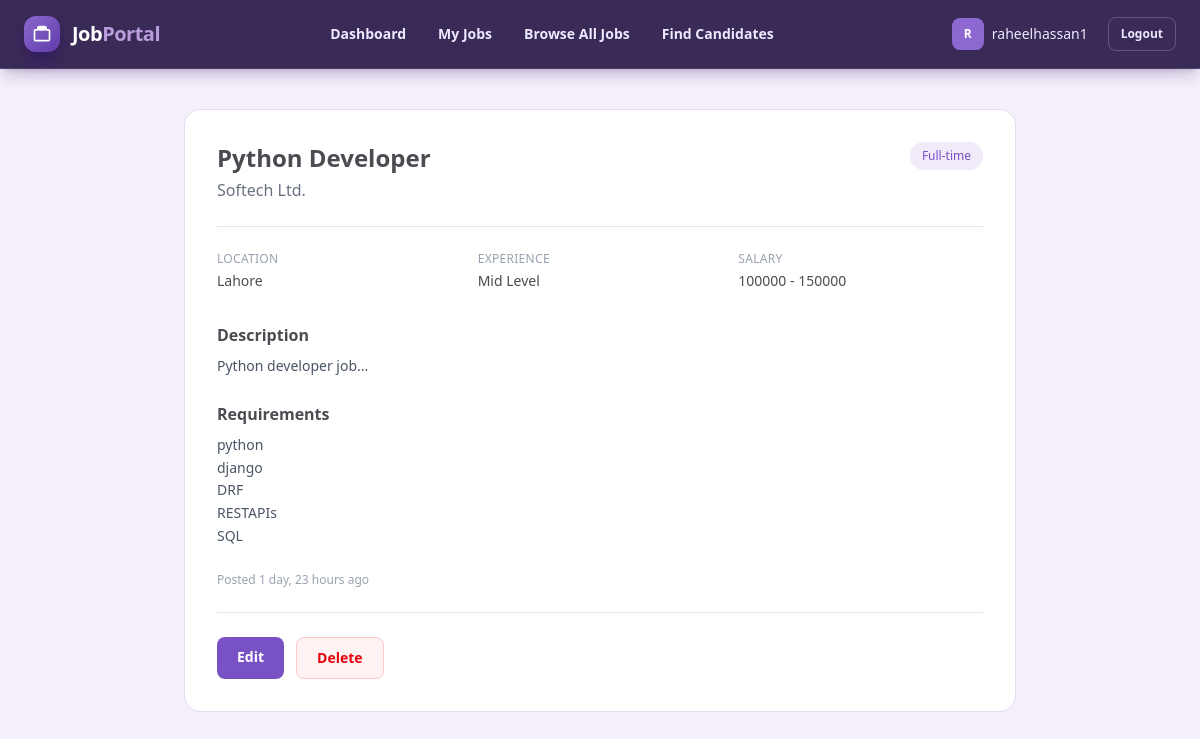
The page /jobs/1/ (signed in) on the database its author committed.
### accounts/models.py (models this page shows)
class User(AbstractUser):
    class Role(models.TextChoices):
        CANDIDATE = "candidate", "Candidate"
        COMPANY = "company", "Company"
    email = models.EmailField(unique=True)
    role = models.CharField(
        max_length=20,
        choices=Role.choices,
        blank = True
    )
    REQUIRED_FIELDS = ["email"]

### jobs/models.py (models this page shows, shortened)
class Job(models.Model):
    class JobType(models.TextChoices):
        FULL_TIME = "full_time", "Full-time"
        PART_TIME = "part_time", "Part-time"
        CONTRACT = "contract", "Contract"
        REMOTE = "remote", "Remote"
    class ExperienceLevel(models.TextChoices):
        ENTRY = "entry", "Entry Level"
        MID = "mid", "Mid Level"
        SENIOR = "senior", "Senior Level"
    company = models.ForeignKey(CompanyProfile, on_delete=models.CASCADE, related_name="jobs")
    title = models.CharField(max_length=200)
    description = models.TextField()
    requirements = models.TextField(blank=True)
    location = models.CharField(max_length=100)
    job_type = models.CharField(max_length=20, choices=JobType.choices)
    experience_level = models.CharField(max_length=20, choices=ExperienceLevel.choices)
    salary_min = models.PositiveIntegerField(blank=True, null=True)
    salary_max = models.PositiveIntegerField(blank=True, null=True)
    is_active = models.BooleanField(default=True)
    posted_at = models.DateTimeField(auto_now_add=True)

### profiles/models.py (models this page shows, shortened)
class CompanyProfile(models.Model):
    COMPANY_SIZE_CHOICES = [
        ("1-10", "1-10 employees"),
        ("11-50", "11-50 employees"),
        ("51-200", "51-200 employees"),
        ("201-500", "201-500 employees"),
        ("500+", "500+ employees"),
    ]
    user = models.OneToOneField(User, on_delete=models.CASCADE, related_name="company_profile")
    company_name = models.CharField(max_length=200, blank=True)
    website = models.URLField(blank=True)
    description = models.TextField(blank=True)
    industry = models.CharField(max_length=100, blank=True)
    company_size = models.CharField(max_length=20, choices=COMPANY_SIZE_CHOICES, blank=True)
    location = models.CharField(max_length=100, blank=True)
    profile_image = models.ImageField(upload_to="company_logos/", blank=True, null=True)

### jobs/views.py (the view)
# urls.py: path("<int:job_id>/", views.job_detail, name="job_detail"),
def job_detail(request, job_id):
    job = get_object_or_404(Job, pk=job_id, is_active=True)
    return render(request, "jobs/job_detail.html", {"job": job})

### jobs/templates/jobs/job_detail.html (shortened to what this page needs)
{% extends "base.html" %}
{% block content %}
<div class="max-w-4xl mx-auto px-4 py-10 sm:px-8">
  <div class="bg-white border border-[#e3ddef] rounded-2xl p-8">
    <div class="flex justify-between items-start mb-6 pb-6 border-b border-[#e9e2f4]">
      <div>
        <h1 class="text-[#4d4b52] text-2xl font-bold">{{ job.title }}</h1>
        <p class="text-gray-500 mt-1">{{ job.company.company_name }}</p>
      </div>
      <span class="text-xs font-medium text-[#7852c4] bg-[#f0eaf9] px-3 py-1.5 rounded-full whitespace-nowrap">
        {{ job.get_job_type_display }}
      </span>
    </div>
    <div class="grid sm:grid-cols-3 gap-4 mb-8">
      <div>
        <p class="text-gray-400 text-xs uppercase tracking-wide mb-1">Location</p>
        <p class="text-[#4d4b52] text-sm font-medium">{{ job.location }}</p>
      </div>
      <div>
        <p class="text-gray-400 text-xs uppercase tracking-wide mb-1">Experience</p>
        <p class="text-[#4d4b52] text-sm font-medium">{{ job.get_experience_level_display }}</p>
      </div>
      <div>
        <p class="text-gray-400 text-xs uppercase tracking-wide mb-1">Salary</p>
        <p class="text-[#4d4b52] text-sm font-medium">
          {% if job.salary_min or job.salary_max %}
            {{ job.salary_min|default:"—" }} - {{ job.salary_max|default:"—" }}
          {% else %}
            Not disclosed
          {% endif %}
        </p>
      </div>
    </div>
    <div class="mb-6">
      <h2 class="text-[#4d4b52] text-base font-semibold mb-2">Description</h2>
      <p class="text-gray-600 text-sm leading-relaxed whitespace-pre-line">{{ job.description }}</p>
    </div>
    {% if job.requirements %}
      <div class="mb-6">
        <h2 class="text-[#4d4b52] text-base font-semibold mb-2">Requirements</h2>
        <p class="text-gray-600 text-sm leading-relaxed whitespace-pre-line">{{ job.requirements }}</p>
      </div>
    {% endif %}
    <p class="text-gray-400 text-xs mb-6">Posted {{ job.posted_at|timesince }} ago</p>
    {% if user.is_authenticated and user.role == "company" and job.company == user.company_profile %}
      <div class="flex gap-3 border-t border-[#e9e2f4] pt-6">
        <a href="{% url 'jobs:job_update' job_id=job.pk %}" class="bg-[#7852c4] text-white px-5 py-2.5 rounded-lg text-sm font-semibold hover:bg-[#6742ad] transition">
          Edit
        </a>
        <a href="{% url 'jobs:job_delete' job_id=job.pk %}" class="bg-red-50 text-red-600 border border-red-200 px-5 py-2.5 rounded-lg text-sm font-semibold hover:bg-red-100 transition">
          Delete
        </a>
      </div>
    {% elif user.is_authenticated and user.role == "candidate" %}
      <div class="border-t border-[#e9e2f4] pt-6">
        <button class="bg-[#7852c4] text-white px-6 py-2.5 rounded-lg text-sm font-semibold hover:bg-[#6742ad] transition">
          Apply Now
        </button>
      </div>
    {% endif %}
  </div>
</div>
{% endblock %}

### theme/templates/base.html (shortened to what this page needs)
{% load tailwind_tags %}
<!DOCTYPE html>
<html lang="en">
<head>
    {% tailwind_css %}
</head>
<body class="min-h-screen overflow-x-hidden bg-[#f5f0fa] text-[#4d4b52]">
    {% block navbar %}
    <nav class="sticky top-0 z-50 border-b border-white/10 bg-[#2f1f4e]/95 px-4 py-3 shadow-lg shadow-violet-950/20 backdrop-blur sm:px-6">
        <div class="mx-auto flex max-w-7xl items-center justify-between gap-3">
            <a href="/" class="flex shrink-0 items-center gap-2 text-lg font-bold tracking-tight text-white sm:gap-3 sm:text-xl">
                <span class="grid h-9 w-9 place-items-center rounded-xl bg-gradient-to-br from-[#8d68d0] to-[#5f3ba9] shadow-lg shadow-violet-950/50">
                </span>
                <span class="hidden sm:inline">
                    Job<span class="text-[#b99ddd]">Portal</span>
                </span>
            </a>
            {% if request.user.is_authenticated %}
                <div class="flex min-w-0 items-center gap-1 overflow-x-auto text-xs sm:gap-2 sm:text-sm">
                    <a href="{% url 'profiles:profile_view' %}"
                    class="whitespace-nowrap rounded-lg px-3 py-2 font-semibold transition {% if request.resolver_match.url_name == 'profile_view' %}bg-[#7852c4] text-white shadow-md shadow-violet-950/30{% else %}text-violet-100 hover:bg-white/10 hover:text-white{% endif %}">
                        Dashboard
                    </a>
                    {% if request.user.role == "company" %}
                        <a href="#" class="whitespace-nowrap rounded-lg px-3 py-2 font-semibold text-violet-100 transition hover:bg-white/10 hover:text-white">
                            My Jobs
                        </a>
                        <a href="{% url 'jobs:job_list' %}" class="whitespace-nowrap rounded-lg px-3 py-2 font-semibold text-violet-100 transition hover:bg-white/10 hover:text-white">
                            Browse All Jobs
                        </a>
                        <a href="#" class="whitespace-nowrap rounded-lg px-3 py-2 font-semibold text-violet-100 transition hover:bg-white/10 hover:text-white">
                            Find Candidates
                        </a>
                    {% endif %}
                </div>
                <div class="flex shrink-0 items-center gap-2 sm:gap-3">
                    <a href="{% url 'profiles:profile_view' %}"
                        class="hidden items-center gap-2 rounded-xl px-2 py-1.5 text-sm text-violet-100 transition hover:bg-white/10 hover:text-white md:flex">
                            {% if request.user.role == "candidate" and request.user.candidate_profile.profile_image %}
                                <img src="{{ request.user.candidate_profile.profile_image.url }}"
                                    alt="{{ request.user.username }}"
                                    class="h-8 w-8 rounded-lg object-cover">
                            {% elif request.user.role == "company" and request.user.company_profile.profile_image %}
                                <img src="{{ request.user.company_profile.profile_image.url }}"
                                    alt="{{ request.user.username }}"
                                    class="h-8 w-8 rounded-lg object-cover">
                            {% else %}
                                <span class="grid h-8 w-8 place-items-center rounded-lg bg-[#8d68d0] text-xs font-bold text-white">
                                    {{ request.user.username|first|upper }}
                                </span>
                            {% endif %}
                            <span class="max-w-24 truncate font-medium">
                                {{ request.user.username }}
                            </span>
                    </a>
                    <form method="post" action="{% url 'accounts:logout' %}">
                        <button type="submit"
                                class="rounded-lg border border-[#a98cdd]/40 px-3 py-2 text-xs font-semibold text-violet-100 transition hover:border-[#cdb9ed] hover:bg-white/10 hover:text-white">
                            Logout
                        </button>
                    </form>
                </div>
            {% endif %}
        </div>
    </nav>
    {% endblock %}
    <main class="{% block main_class %}min-h-[calc(100vh-64px)] w-full{% endblock %}">
        {% block content %}{% endblock %}
    </main>
</body>
</html>

### rows shown on the page
User: user.username|first "R", user.username "raheelhassan1"
Job: title "Python Developer", company.company_name "Softech Ltd.", job_type "Full-time", location "Lahore", experience_level "Mid Level", salary_min "100000", salary_max "150000", description "Python developer job...", requirements "python django DRF RESTAPIs SQL", posted_at "1 day, 23 hours"
